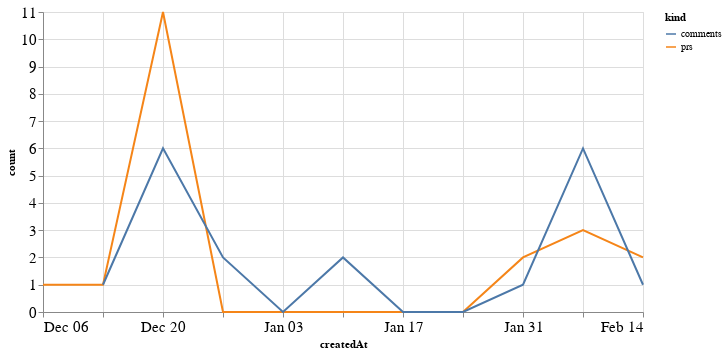

Notebook code cell kept with this figure:
### Code cell
alt.Chart(total_time, width=600).mark_line().encode(
    x='createdAt',
    y='count',
    color='kind'
)

### Figure 1 — Vega-Lite specification as saved in the notebook (floating-point values rounded to 4 significant figures)
{"config": {"axisLeft": {"labelFontSize": 15}, "axisBottom": {"labelFontSize": 15}}, "data": {"name": "data-5a506f61974b4bf026d9e1cfcf3f5433"}, "mark": "line", "encoding": {"color": {"type": "nominal", "field": "kind"}, "x": {"type": "temporal", "field": "createdAt"}, "y": {"type": "quantitative", "field": "count"}}, "width": 600, "$schema": "https://vega.github.io/schema/vega-lite/v4.8.1.json", "datasets": {"data-5a506f61974b4bf026d9e1cfcf3f5433": [{"createdAt": "2020-12-06T00:00:00", "kind": "prs", "count": 1.0}, {"createdAt": "2020-12-13T00:00:00", "kind": "prs", "count": 1.0}, {"createdAt": "2020-12-20T00:00:00", "kind": "prs", "count": 11.0}, {"createdAt": "2020-12-27T00:00:00", "kind": "prs", "count": 0.0}, {"createdAt": "2021-01-03T00:00:00", "kind": "prs", "count": 0.0}, {"createdAt": "2021-01-10T00:00:00", "kind": "prs", "count": 0.0}, {"createdAt": "2021-01-17T00:00:00", "kind": "prs", "count": 0.0}, {"createdAt": "2021-01-24T00:00:00", "kind": "prs", "count": 0.0}, {"createdAt": "2021-01-31T00:00:00", "kind": "prs", "count": 2.0}, {"createdAt": "2021-02-07T00:00:00", "kind": "prs", "count": 3.0}, {"createdAt": "2021-02-14T00:00:00", "kind": "prs", "count": 2.0}, {"createdAt": "2020-12-06T00:00:00", "kind": "comments", "count": null}, {"createdAt": "2020-12-13T00:00:00", "kind": "comments", "count": 1.0}, {"createdAt": "2020-12-20T00:00:00", "kind": "comments", "count": 6.0}, {"createdAt": "2020-12-27T00:00:00", "kind": "comments", "count": 2.0}, {"createdAt": "2021-01-03T00:00:00", "kind": "comments", "count": 0.0}, {"createdAt": "2021-01-10T00:00:00", "kind": "comments", "count": 2.0}, {"createdAt": "2021-01-17T00:00:00", "kind": "comments", "count": 0.0}, {"createdAt": "2021-01-24T00:00:00", "kind": "comments", "count": 0.0}, {"createdAt": "2021-01-31T00:00:00", "kind": "comments", "count": 1.0}, {"createdAt": "2021-02-07T00:00:00", "kind": "comments", "count": 6.0}, {"createdAt": "2021-02-14T00:00:00", "kind": "comments", "count": 1.0}]}}
